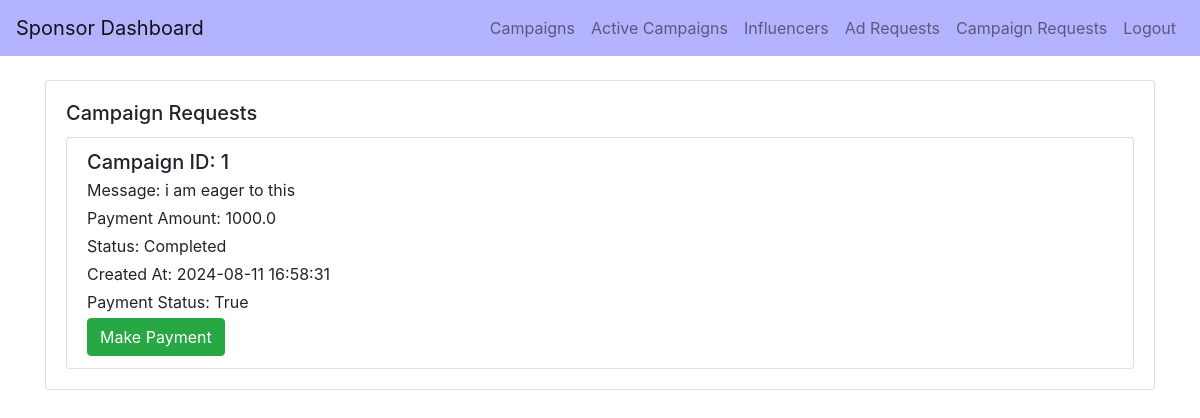
Screenshot of /sponsor_campaign_requests/google_admin with the database file from the repository.
### backend/models.py (models this page shows)
class CampaignRequest(db.Model):
    __tablename__ = 'campaign_request'
    id = db.Column(db.Integer, primary_key=True)
    campaign_id = db.Column(db.Integer, db.ForeignKey('campaign.id'), nullable=False)
    influencer_id = db.Column(db.Integer, db.ForeignKey('user.id'), nullable=False)
    sponsor_id = db.Column(db.Integer, db.ForeignKey('sponsor.id'), nullable=False)  # Added this field
    messages = db.Column(db.Text, nullable=True)
    payment_amount = db.Column(db.Float, nullable=False)  # Added this field
    status = db.Column(db.String(10), nullable=False)  # Pending, Accepted, Rejected
    complete = db.Column(db.Boolean, default=False, nullable=False)
    complete_confirmed = db.Column(db.Boolean, default=False, nullable=False)
    payment = db.Column(db.Boolean, default=False, nullable=False)
    created_at = db.Column(db.DateTime, default=db.func.current_timestamp(), nullable=False)
    campaign = db.relationship('Campaign', backref='campaign_requests_campaign', lazy=True)
    influencer = db.relationship('User', backref='campaign_requests', foreign_keys=[influencer_id])
    sponsor = db.relationship('Sponsor', backref='campaign_requests_sponsor', foreign_keys=[sponsor_id])

### backend/controller.py (the view)
@app.route('/sponsor_campaign_requests/<username>', methods=['GET'])
def sponsor_campaign_requests(username):
    usr = User.query.filter_by(username=username).first()
    if usr and usr.role == 'sponsor':
        sponsor = Sponsor.query.filter_by(user_id=usr.id).first()
        if sponsor:
            campaign_requests = CampaignRequest.query.filter_by(sponsor_id=sponsor.id).all()
            return render_template("sponsor_campaign_requests.html",
                                    username=usr.username,
                                    name=sponsor.name,
                                    email=sponsor.email,
                                    company=sponsor.company,
                                    industry=sponsor.industry,
                                    campaign_requests=campaign_requests)
    return redirect(url_for('index'))

### templates/sponsor_campaign_requests.html (shortened to what this page needs)
<!DOCTYPE html>
<html lang="en">
<head>
    <link href="https://stackpath.bootstrapcdn.com/bootstrap/4.5.2/css/bootstrap.min.css" rel="stylesheet">
</head>
<body>
    <nav class="navbar navbar-expand-lg navbar-light" style="background-color: #b3b3ff;">
        <a class="navbar-brand" href="/sponsor_dashboard/{{ username }}">Sponsor Dashboard</a>
        <div class="collapse navbar-collapse">
            <ul class="navbar-nav ml-auto">
                <li class="nav-item">
                    <a class="nav-link" href="/sponsor_campaigns/{{ username }}">Campaigns</a>
                </li>
                <li class="nav-item">
                    <a class="nav-link" href="{{ url_for('active_campaigns_sponsor', username=username) }}">Active Campaigns</a>
                </li>
                <li class="nav-item">
                    <a class="nav-link" href="/sponsor_influencers/{{ username }}">Influencers</a>
                </li>
                <li class="nav-item">
                    <a class="nav-link" href="/sponsor_ad_requests/{{ username }}">Ad Requests</a>
                </li>
                <li class="nav-item">
                    <a class="nav-link" href="/sponsor_campaign_requests/{{ username }}">Campaign Requests</a>
                </li>
                <li class="nav-item">
                    <a class="nav-link" href="{{ url_for('logout') }}">Logout</a>
                </li>
            </ul>
        </div>
    </nav>
<div class="container mt-4">
    <div class="row">
        <div class="col-md-12">
            <div class="card mb-4">
                <div class="card-body">
                    <h5 class="card-title">Campaign Requests</h5>
                    <div class="list-group">
                        {% if campaign_requests %}
                            {% for request in campaign_requests %}
                                <div class="list-group-item">
                                    <h5 class="mb-1">Campaign ID: {{ request.campaign_id }}</h5>
                                    <p class="mb-1">Message: {{ request.messages }}</p>
                                    <p class="mb-1">Payment Amount: {{ request.payment_amount }}</p>
                                    <p class="mb-1">Status: {{ request.status }}</p>
                                    <p class="mb-1">Created At: {{ request.created_at }}</p>
                                    <p class="mb-1">Payment Status: {{ request.payment }}</p>
                                    {% if request.status == 'Completed' %}
                                        <form action="{{ url_for('confirm_payment', request_id=request.id) }}" method="POST">
                                            <button type="submit" class="btn btn-success">Make Payment</button>
                                        </form>
                                    {% endif %}
                                </div>
                            {% endfor %}
                        {% else %}
                            <p>No campaign requests found.</p>
                        {% endif %}
                    </div>
                </div>
            </div>
        </div>
    </div>
</div>
</body>
</html>

### rows the page displays
CampaignRequest: campaign_id "1", messages "i am eager to this", payment_amount "1000.0", status "Completed", created_at "2024-08-11 16:58:31", payment "True"
